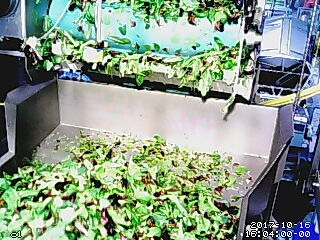
#> input picture scripts/comparison_scripts/testBase.jpg, 320 x 240 px
$ python createMask.py --directory ../comparison_scripts --video ../comparison_scripts/testBase.jpg
#> lines starting #> are read from the running program, lines starting #| are printed output that depends on the picture; after the words box and inside, x2 and y2 are one past the last pixel; in counts of white or black regions, pixels touching at a corner belong together
#!/usr/env/bin python3

"""
" File:     createMask.py
" Author:   Cesar Neri  <ceneri@ucsc.edu>
" Author:   Kevin Ajili <kajili@ucsc.edu>
" Author:   An Tran     <anngtran@ucsc.edu>
" Date:     05-2-2018
"""

import os
import cv2
import fnmatch
import argparse
import numpy as np

def parseArguments():
    """
    Parses all terminal arguments passed and returns them in a dictionary
    """

    parser = argparse.ArgumentParser(description='Mask Creator')

    #parser.add_argument('-m', '--mode', required=True, type=int,
     #                   help="Execution mode (1 or 2)")
    parser.add_argument('-d', '--directory', required=True,
                        help="Path to directory where images created should be stored")
    parser.add_argument('-v', '--video', required=True,
                        help="Path to video for mask to be based of")

    args = vars(parser.parse_args())
    return args

def generateIndividualMasks(directoryPath, videoPath):
    """
    Given a short video, MOG masking is applied and resulting mask
    frames are saved to NEW_DIR directory.
    Return the number of masks generated
    """
#> called with directoryPath = '../comparison_scripts', videoPath = '../comparison_scripts/testBase.jpg'

    FRAME_NAME = directoryPath + "/mask"

    #Create directory if doesnt exist already
    if not os.path.exists(directoryPath):
        os.makedirs(directoryPath)

    #Load video
    cap = cv2.VideoCapture(videoPath)

    fgbg = cv2.createBackgroundSubtractorMOG2()

    #Go trough every frame
    maskCounter = 0
    while True:
        ret, frame = cap.read()
#> frame is the input picture: shape (240, 320, 3); mean B, G, R 135.7, 152.6, 135.4

        #There is another frame
        if ret == True:

            gmask = fgbg.apply(frame)
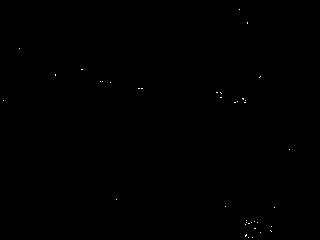
#> gmask: shape (240, 320); values 127 (black) and 255 (white), 0.07% white in thin lines or dots, all inside (x1, y1, x2, y2) = (3, 9, 290, 238)

            cv2.imshow('original',frame)
            cv2.imshow('mask',gmask)

            #Images are saved to newDir folder
            cv2.imwrite(FRAME_NAME + str(maskCounter) + ".jpg", gmask)
            maskCounter += 1

            k = cv2.waitKey(1) & 0xff
#> (key Esc is pressed here)
            if k == 27:
                break

        #Video is over
        else:
            break;

    cap.release()
    cv2.destroyAllWindows()

    return maskCounter

def createBlackImage(directoryPath):
    """
    Creates an black image that is of the same size as the images found in
    the folder at DIRECTORYPATH
    """
#> called with directoryPath = '../comparison_scripts'

    #Get path to any image inside the directory
    pattern = "*.jpg"
    for _, _, files in os.walk(directoryPath + '/'):
        sample_path = fnmatch.filter(files, pattern)[0]
        break;

    #Use any image to get right emasurement
    sample_image = cv2.imread(directoryPath + "/" + sample_path)
    height = np.size(sample_image, 0)
#> height = 240
    width = np.size(sample_image, 1)
#> width = 320

    #Black image of right size
    blk_img = np.zeros((height, width, 3),  np.uint8)
    return blk_img

def combineMasks(directoryPath, numImages):
    """
    Uses masks created by generateIndividualMasks(), to combine them
    and create the final mask
    """

    IMG_NAME = directoryPath + "/mask"

    mask = createBlackImage(directoryPath)

    for imgCount in range(1,numImages):

        img_path = IMG_NAME + str(imgCount) + ".jpg"
        if os.path.exists(img_path):

            img = cv2.imread(img_path)
            # combine foreground+background
            mask = cv2.bitwise_or(mask, img)

            #print(imgCount)

    #Images are saved to newDir folder
    cv2.imwrite(directoryPath + "/final.jpg", mask)

def test():
    """
    Test in a single image (For debugging only)
    """
    #Create two simple images
    img = cv2.imread("img_data/lol.jpg")
    mask = cv2.imread("Masks/final.jpg")

    #Code to invert colors
    #mask = (255-mask)

    #Mask
    result = cv2.bitwise_and(mask, img)

    #Needed to show image until you enter ESC
    while True:
        cv2.imshow('result', result)

        k = cv2.waitKey(5000) & 0xff
        if k == 27:
            break

    cv2.destroyAllWindows()


def main():

    args = parseArguments()
    DIR_PATH = args['directory']
    VID_PATH = args['video']

    individual_masks = generateIndividualMasks(DIR_PATH, VID_PATH)

    #Delete images if needed during pause/idle time
    input("Press enter when you are ready to combine the masks.")

    #Create final mask by combining all individual masks
    combineMasks(DIR_PATH, individual_masks)

    # #(Method now moved to it's own script, applyMask.py)
    # # Display original video with mask applied
    # maskVideo(DIR_PATH, VID_PATH)


if __name__ == '__main__':
  main()
